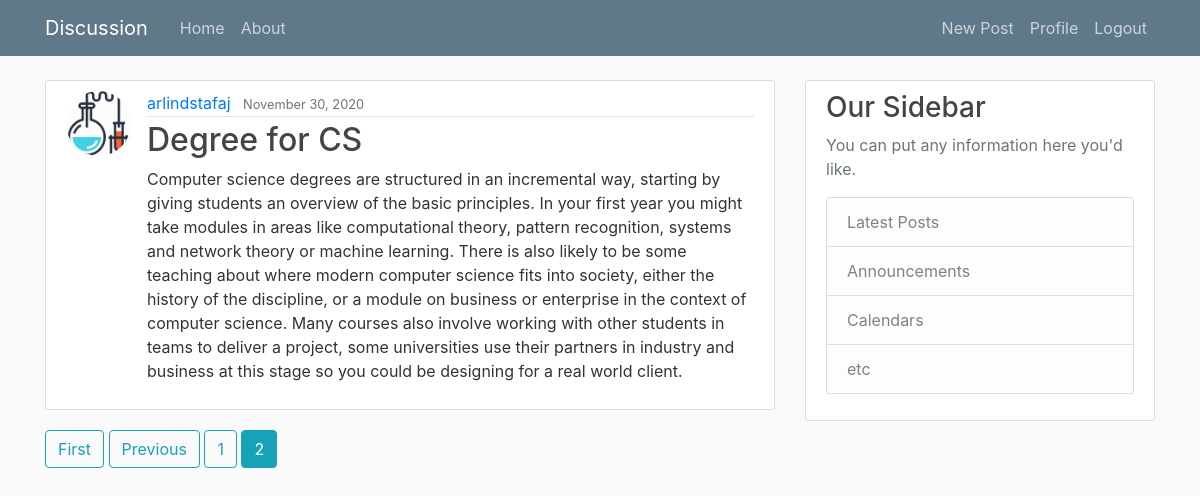
The page /compSci/discussion_CS/?page=2 (signed in) on the database its author committed.
### academia/models.py (models this page shows, shortened)
class Post(models.Model):
    title = models.CharField(max_length=100)
    content = models.TextField()
    date_posted = models.DateTimeField(default=timezone.now)
    author = models.ForeignKey(User, on_delete=models.CASCADE)

### users/models.py (models this page shows, shortened)
class Profile(models.Model):
    user = models.OneToOneField(User, on_delete=models.CASCADE)
    image = models.ImageField(default='default.jpg', upload_to='pofile_pics')

### academia/views.py (the view)
# urls.py: path('compSci/discussion_CS/', PostListView.as_view(), name='discussion_CS'),
class PostListView(ListView):
    model = Post
    template_name = 'academia/discussion_CS.html'  # <app>/<model>_<viewtype>.html
    context_object_name = 'posts'
    ordering = ['-date_posted']
    paginate_by = 5

### academia/templates/academia/discussion_CS.html (shortened to what this page needs)
{% extends "academia/base_discussion.html" %} {% block content %}
{% for post in posts %}
<article class="media content-section">
  <img
    class="rounded-circle article-img"
    src="{{ post.author.profile.image.url }}"
  />
  <div class="media-body">
    <div class="article-metadata">
      <a class="mr-2" href="{% url 'user-posts' post.author.username %}"
        >{{ post.author }}</a
      >
      <small class="text-muted">{{ post.date_posted|date:"F d, Y" }}</small>
    </div>
    <h2>
      <a class="article-title" href="{% url 'post-detail' post.id %}"
        >{{ post.title }}</a
      >
    </h2>
    <p class="article-content">{{ post.content }}</p>
  </div>
</article>
{% endfor %} {% if is_paginated %} {% if page_obj.has_previous %}
<a class="btn btn-outline-info mb-4" href="?page=1">First</a>
<a
  class="btn btn-outline-info mb-4"
  href="?page={{ page_obj.previous_page_number }}"
  >Previous</a
>
{% endif %}
{% for num in page_obj.paginator.page_range %}
{% if page_obj.number == num %}
<a class="btn btn-info mb-4" href="?page={{ num }}">{{ num }}</a>
{% elif num > page_obj.number|add:'-3' and num < page_obj.number|add:'3' %}
<a class="btn btn-outline-info mb-4" href="?page={{ num }}">{{ num }}</a>
{% endif %}
{% endfor %}
 {% endif %} {% endblock content %}

### academia/static/academia/main.css (style rules this page uses)
body { background: #fafafa; color: #333333; margin-top: 5rem; }
h1, h2, h3, h4, h5, h6 { color: #444444; }
.content-section { background: #ffffff; padding: 10px 20px; border: 1px solid #dddddd; border-radius: 3px; margin-bottom: 20px; }
.article-title { color: #444444; }
.article-content { white-space: pre-line; }
.article-img { height: 65px; width: 65px; margin-right: 16px; }
.article-metadata { padding-bottom: 1px; margin-bottom: 4px; border-bottom: 1px solid #e3e3e3 }

### rows shown on the page
Post: author.profile.image (picture), author "arlindstafaj", date_posted "November 30, 2020", title "Degree for CS", content "Computer science degrees are structured in an incremental way, starting by giving students an overview of the basic principles. In your first year you might take modules in areas like computational theory, pattern recognition, systems and network theory or machine learning. There is also likely to be some teaching about where modern computer science fits into society, either the history of the discipline, or a module on business or enterprise in the context of computer science. Many courses also involve working with other students in teams to deliver a project, some universities use their partners in industry and business at this stage so you could be designing for a real world client."

### other values the page prints
{{ num }} "1"
{{ num }} "2"
